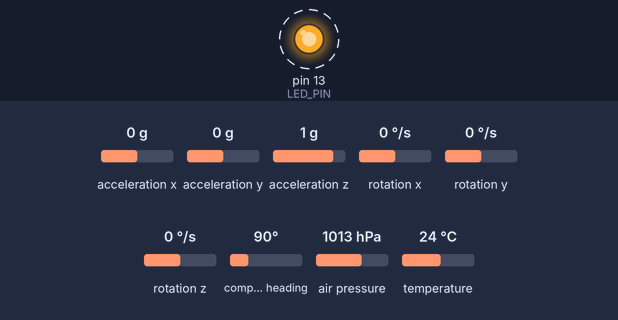
A sketch run on a simulated Arduino Uno, built with avr-gcc and run on an emulated ATmega328P. Parts: output pins drawn as LEDs (lit = HIGH). Wiring (inferred from the names in the program): QMC5883L compass at I2C address 0x0D. Dashed ring = blinking. The test bench sets the inputs (shaded band); at power-on: compass heading 90°, acceleration x 0 g, acceleration y 0 g, acceleration z 1 g, rotation x 0 °/s, rotation y 0 °/s, rotation z 0 °/s, air pressure 1013 hPa, temperature 24 °C. What the sketch prints to the serial monitor is not drawn.

Above: at 1.5 s.
1.6 s: compass heading set to 7°
5.5 s: compass heading set to 180°
9.9 s: acceleration x set to -1.4 g
Timing chart, 0 to 20.3 s (numbered marks = the images above; inputs shaded):
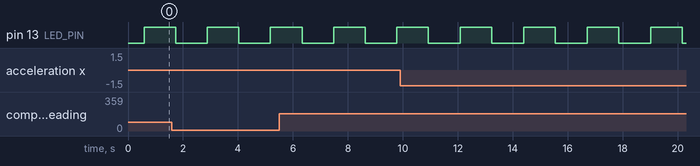

Measured:
- by itself, pin 13 (LED_PIN): alternates HIGH for 1.2 s and LOW for 1.2 s

The sketch:

GY85_IMU_Module.ino
```cpp
/*
  Modified on Mar 16, 2021
  Modified by MehranMaleki from Arduino Examples
  https://electro
  peak.com/learn/
*/

#include "I2Cdev.h"
#include "QMC5883LCompass.h"
#include "MPU6050.h"
#include <Adafruit_BMP085.h>


MPU6050 accelgyro;
Adafruit_BMP085 bmp;
QMC5883LCompass Compass;


int16_t ax, ay, az;
int16_t gx, gy, gz;
int16_t mx, my, mz;

#define LED_PIN 13
bool blinkState = false;

void setup() {
  Serial.begin(9600);
  Wire.begin();

  // initialize devices
  Serial.println("Initializing I2C devices...");

  // initialize bmp085
  if (!bmp.begin()) {
    Serial.println("Could not find a valid BMP085 sensor, check wiring!");
    while (1) {}
  }

  // initialize mpu6050
  accelgyro.reset();
  delay (100);
  accelgyro.resetAccelerometerPath();
  accelgyro.resetGyroscopePath();
  accelgyro.resetTemperaturePath();
  delay(100);
  accelgyro.setI2CMasterModeEnabled(false);
  accelgyro.setI2CBypassEnabled(true); // set bypass mode for gateway to hmc5883L
  accelgyro.initialize();
  Serial.println(accelgyro.testConnection() ? "MPU6050 connection successful" : "MPU6050 connection failed");

  // Init compass QMC5883L
  Compass.init();

  //Checking IIC address
  int nDevices = 0;
    for (byte address = 1; address < 127; ++address) {
    // The i2c_scanner uses the return value of
    // the Wire.endTransmission to see if
    // a device did acknowledge to the address.
    Wire.beginTransmission(address);
    byte error = Wire.endTransmission();

    if (error == 0) {
      Serial.print("I2C device found at address 0x");
      if (address < 16) {
        Serial.print("0");
      }
      Serial.print(address, HEX);
      Serial.println("  !");

      ++nDevices;
    } else if (error == 4) {
      Serial.print("Unknown error at address 0x");
      if (address < 16) {
        Serial.print("0");
      }
      Serial.println(address, HEX);
    }
  }
  if (nDevices == 0) {
    Serial.println("No I2C devices found\n");
  } else {
    Serial.println("done\n");
  }
  Serial.println("-----------------------------------------------");
  Serial.println();


  // configure Arduino LED for checking activity
  pinMode(LED_PIN, OUTPUT);
}

void loop() {
  Serial.print("Temperature = ");
  Serial.print(bmp.readTemperature());
  Serial.println(" *C");

  Serial.print("Pressure = ");
  Serial.print(bmp.readPressure());
  Serial.println(" Pa");

  // Calculate altitude assuming 'standard' barometric
  // pressure of 1013.25 millibar = 101325 Pascal
  Serial.print("Altitude = ");
  Serial.print(bmp.readAltitude());
  Serial.println(" meters");
  Serial.print("Pressure at sealevel (calculated) = ");
  Serial.print(bmp.readSealevelPressure());
  Serial.println(" Pa");
  Serial.print("Real altitude = ");
  Serial.print(bmp.readAltitude(101500));
  Serial.println(" meters");


  // read raw accel/gyro measurements from device
  accelgyro.getMotion6(&ax, &ay, &az, &gx, &gy, &gz);

  // display tab-separated accel/gyro x/y/z values
  Serial.print("a/g:\t");
  Serial.print(ax); Serial.print("\t");
  Serial.print(ay); Serial.print("\t");
  Serial.print(az); Serial.print("\t");
  Serial.print(gx); Serial.print("\t");
  Serial.print(gy); Serial.print("\t");
  Serial.println(gz);

  //Get compass
  Compass.read();
  byte AzimuthAngle = Compass.getAzimuth();
  char direction_array[3];
  Compass.getDirection(direction_array, AzimuthAngle);

  Serial.print("X: \t");
  Serial.print(direction_array[0]);
  Serial.print("  ");
  Serial.print("Y: \t");
  Serial.print(direction_array[1]);
  Serial.print("  ");
  Serial.print("Z: \t");
  Serial.print(direction_array[2]);
  Serial.print("AzimuthAngle: \t");
  Serial.print(AzimuthAngle);

  Serial.println();


  // blink LED to indicate activity
  blinkState = !blinkState;
  digitalWrite(LED_PIN, blinkState);

  delay(1000);
}
```

QMC5883LCompass.cpp
```cpp
// (licence header left out)
#include "Arduino.h"
#include "QMC5883LCompass.h"
#include <Wire.h>

QMC5883LCompass::QMC5883LCompass() {
}


/**
	INIT
	Initialize Chip - This needs to be called in the sketch setup() function.

	@since v0.1;
**/
void QMC5883LCompass::init(){
	Wire.begin();
	_writeReg(0x0B,0x01); //SET RESET period register
	setMode(0x01,0x0C,0x10,0X00);
}


/**
	SET ADDRESS
	Set the I2C Address of the chip. This needs to be called in the sketch setup() function.

	@since v0.1;
**/
// Set I2C Address if different then default.
void QMC5883LCompass::setADDR(byte b){
	_ADDR = b;
}


/**
	REGISTER
	Write the register to the chip.

	@since v0.1;
**/
// Write register values to chip
void QMC5883LCompass::_writeReg(byte r, byte v){
	Wire.beginTransmission(_ADDR);
	Wire.write(r);
	Wire.write(v);
	Wire.endTransmission();
}


/**
	CHIP MODE
	Set the chip mode.

	@since v0.1;
**/
// Set chip mode
void QMC5883LCompass::setMode(byte mode, byte odr, byte rng, byte osr){
	_writeReg(0x09,mode|odr|rng|osr);
}


/**
 * Define the magnetic declination for accurate degrees.
 * https://www.magnetic-declination.com/
 *
 * @example
 * For: Londrina, PR, Brazil at date 2022-12-05
 * The magnetic declination is: -19º 43'
 *
 * then: setMagneticDeclination(-19, 43);
 */
void QMC5883LCompass::setMagneticDeclination(int degrees, uint8_t minutes) {
	_magneticDeclinationDegrees = degrees + minutes / 60;
}


/**
	RESET
	Reset the chip.

	@since v0.1;
**/
// Reset the chip
void QMC5883LCompass::setReset(){
	_writeReg(0x0A,0x80);
}

// 1 = Basic 2 = Advanced
void QMC5883LCompass::setSmoothing(byte steps, bool adv){
	_smoothUse = true;
	_smoothSteps = ( steps > 10) ? 10 : steps;
	_smoothAdvanced = (adv == true) ? true : false;
}

void QMC5883LCompass::calibrate() {
	clearCalibration();
	long calibrationData[3][2] = {{65000, -65000}, {65000, -65000}, {65000, -65000}};
  	long	x = calibrationData[0][0] = calibrationData[0][1] = getX();
  	long	y = calibrationData[1][0] = calibrationData[1][1] = getY();
  	long	z = calibrationData[2][0] = calibrationData[2][1] = getZ();

	unsigned long startTime = millis();

	while((millis() - startTime) < 10000) {
		read();

  		x = getX();
  		y = getY();
  		z = getZ();

		if(x < calibrationData[0][0]) {
			calibrationData[0][0] = x;
		}
		if(x > calibrationData[0][1]) {
			calibrationData[0][1] = x;
		}

		if(y < calibrationData[1][0]) {
			calibrationData[1][0] = y;
		}
		if(y > calibrationData[1][1]) {
			calibrationData[1][1] = y;
		}

		if(z < calibrationData[2][0]) {
			calibrationData[2][0] = z;
		}
		if(z > calibrationData[2][1]) {
			calibrationData[2][1] = z;
		}
	}

	setCalibration(
		calibrationData[0][0],
		calibrationData[0][1],
		calibrationData[1][0],
		calibrationData[1][1],
		calibrationData[2][0],
		calibrationData[2][1]
	);
}

/**
    SET CALIBRATION
	Set calibration values for more accurate readings

	@author Claus Näveke - TheNitek [https://github.com/TheNitek]

	@since v1.1.0

	@deprecated Instead of setCalibration, use the calibration offset and scale methods.
**/
void QMC5883LCompass::setCalibration(int x_min, int x_max, int y_min, int y_max, int z_min, int z_max){
	setCalibrationOffsets(
		(x_min + x_max)/2,
		(y_min + y_max)/2,
		(z_min + z_max)/2
	);

	float x_avg_delta = (x_max - x_min)/2;
	float y_avg_delta = (y_max - y_min)/2;
	float z_avg_delta = (z_max - z_min)/2;

	float avg_delta = (x_avg_delta + y_avg_delta + z_avg_delta) / 3;

	setCalibrationScales(
		avg_delta / x_avg_delta,
		avg_delta / y_avg_delta,
		avg_delta / z_avg_delta
	);
}

void QMC5883LCompass::setCalibrationOffsets(float x_offset, float y_offset, float z_offset) {
	_offset[0] = x_offset;
	_offset[1] = y_offset;
	_offset[2] = z_offset;
}

void QMC5883LCompass::setCalibrationScales(float x_scale, float y_scale, float z_scale) {
	_scale[0] = x_scale;
	_scale[1] = y_scale;
	_scale[2] = z_scale;
}

float QMC5883LCompass::getCalibrationOffset(uint8_t index) {
	return _offset[index];
}

float QMC5883LCompass::getCalibrationScale(uint8_t index) {
	return _scale[index];
}

void QMC5883LCompass::clearCalibration(){
	setCalibrationOffsets(0., 0., 0.);
	setCalibrationScales(1., 1., 1.);
}

/**
	READ
	Read the XYZ axis and save the values in an array.

	@since v0.1;
**/
void QMC5883LCompass::read(){
	Wire.beginTransmission(_ADDR);
	Wire.write(0x00);
	int err = Wire.endTransmission();
	if (!err) {
		Wire.requestFrom(_ADDR, (byte)6);
		_vRaw[0] = (int)(int16_t)(Wire.read() | Wire.read() << 8);
		_vRaw[1] = (int)(int16_t)(Wire.read() | Wire.read() << 8);
		_vRaw[2] = (int)(int16_t)(Wire.read() | Wire.read() << 8);

		_applyCalibration();

		if ( _smoothUse ) {
			_smoothing();
		}

		//byte overflow = Wire.read() & 0x02;
		//return overflow << 2;
	}
}

/**
    APPLY CALIBRATION
	This function uses the calibration data provided via @see setCalibration() to calculate more
	accurate readings

	@author Claus Näveke - TheNitek [https://github.com/TheNitek]

	Based on this awesome article:
	https://appelsiini.net/2018/calibrate-magnetometer/

	@since v1.1.0

**/
void QMC5883LCompass::_applyCalibration(){
	_vCalibrated[0] = (_vRaw[0] - _offset[0]) * _scale[0];
	_vCalibrated[1] = (_vRaw[1] - _offset[1]) * _scale[1];
	_vCalibrated[2] = (_vRaw[2] - _offset[2]) * _scale[2];
}


/**
	SMOOTH OUTPUT
	This function smooths the output for the XYZ axis. Depending on the options set in
	@see setSmoothing(), we can run multiple methods of smoothing the sensor readings.

	First we store (n) samples of sensor readings for each axis and store them in a rolling array.
	As each new sensor reading comes in we replace it with a new reading. Then we average the total
	of all (n) readings.

	Advanced Smoothing
	If you turn advanced smoothing on, we will select the min and max values from our array
	of (n) samples. We then subtract both the min and max from the total and average the total of all
	(n - 2) readings.

	NOTE: This function does several calculations and can cause your sketch to run slower.

	@since v0.3;
**/
void QMC5883LCompass::_smoothing(){
	byte max = 0;
	byte min = 0;

	if ( _vScan > _smoothSteps - 1 ) { _vScan = 0; }

	for ( int i = 0; i < 3; i++ ) {
		if ( _vTotals[i] != 0 ) {
			_vTotals[i] = _vTotals[i] - _vHistory[_vScan][i];
		}
		_vHistory[_vScan][i] = _vCalibrated[i];
		_vTotals[i] = _vTotals[i] + _vHistory[_vScan][i];

		if ( _smoothAdvanced ) {
			max = 0;
			for (int j = 0; j < _smoothSteps - 1; j++) {
				max = ( _vHistory[j][i] > _vHistory[max][i] ) ? j : max;
			}

			min = 0;
			for (int k = 0; k < _smoothSteps - 1; k++) {
				min = ( _vHistory[k][i] < _vHistory[min][i] ) ? k : min;
			}

			_vSmooth[i] = ( _vTotals[i] - (_vHistory[max][i] + _vHistory[min][i]) ) / (_smoothSteps - 2);
		} else {
			_vSmooth[i] = _vTotals[i]  / _smoothSteps;
		}
	}

	_vScan++;
}


/**
	GET X AXIS
	Read the X axis

	@since v0.1;
	@return int x axis
**/
int QMC5883LCompass::getX(){
	return _get(0);
}


/**
	GET Y AXIS
	Read the Y axis

	@since v0.1;
	@return int y axis
**/
int QMC5883LCompass::getY(){
	return _get(1);
}


/**
	GET Z AXIS
	Read the Z axis

	@since v0.1;
	@return int z axis
**/
int QMC5883LCompass::getZ(){
	return _get(2);
}

/**
	GET SENSOR AXIS READING
	Get the smoothed, calibration, or raw data from a given sensor axis

	@since v1.1.0
	@return int sensor axis value
**/
int QMC5883LCompass::_get(int i){
	if ( _smoothUse )
		return _vSmooth[i];

	return _vCalibrated[i];
}


/**
	GET AZIMUTH
	Calculate the azimuth (in degrees);
	Correct the value with magnetic declination if defined.

	@since v0.1;
	@return int azimuth
**/
int QMC5883LCompass::getAzimuth(){
	float heading = atan2( getY(), getX() ) * 180.0 / PI;
	heading += _magneticDeclinationDegrees;
	return (int)heading % 360;
}


/**
	GET BEARING
	Divide the 360 degree circle into 16 equal parts and then return the a value of 0-15
	based on where the azimuth is currently pointing.


	@since v1.2.1 - function takes into account negative azimuth values. Credit: https://github.com/prospark
	@since v1.0.1 - function now requires azimuth parameter.
	@since v0.2.0 - initial creation

	@return byte direction of bearing
*/
byte QMC5883LCompass::getBearing(int azimuth){
	unsigned long a = ( azimuth > -0.5 ) ? azimuth / 22.5 : (azimuth+360)/22.5;
	unsigned long r = a - (int)a;
	byte sexdec = 0;
	sexdec = ( r >= .5 ) ? ceil(a) : floor(a);
	return sexdec;
}


/**
	This will take the location of the azimuth as calculated in getBearing() and then
	produce an array of chars as a text representation of the direction.

	NOTE: This function does not return anything since it is not possible to return an array.
	Values must be passed by reference back to your sketch.

	Example:

	( if direction is in 1 / NNE)

	char myArray[3];
	compass.getDirection(myArray, azimuth);

	Serial.print(myArray[0]); // N
	Serial.print(myArray[1]); // N
	Serial.print(myArray[2]); // E


	@see getBearing();

	@since v1.0.1 - function now requires azimuth parameter.
	@since v0.2.0 - initial creation
*/
void QMC5883LCompass::getDirection(char* myArray, int azimuth){
	int d = getBearing(azimuth);
	myArray[0] = _bearings[d][0];
	myArray[1] = _bearings[d][1];
	myArray[2] = _bearings[d][2];
}
```

QMC5883LCompass.h
```cpp
#ifndef QMC5883L_Compass
#define QMC5883L_Compass

#include "Arduino.h"
#include "Wire.h"


class QMC5883LCompass{

  public:
    QMC5883LCompass();
	void init();
    void setADDR(byte b);
    void setMode(byte mode, byte odr, byte rng, byte osr);
	void setMagneticDeclination(int degrees, uint8_t minutes);
	void setSmoothing(byte steps, bool adv);
	void calibrate();
	void setCalibration(int x_min, int x_max, int y_min, int y_max, int z_min, int z_max);
	void setCalibrationOffsets(float x_offset, float y_offset, float z_offset);
	void setCalibrationScales(float x_scale, float y_scale, float z_scale);
    float getCalibrationOffset(uint8_t index);
	float getCalibrationScale(uint8_t index);
	void clearCalibration();
	void setReset();
    void read();
	int getX();
	int getY();
	int getZ();
	int getAzimuth();
	byte getBearing(int azimuth);
	void getDirection(char* myArray, int azimuth);

  private:
    void _writeReg(byte reg,byte val);
	int _get(int index);
	float _magneticDeclinationDegrees = 0;
	bool _smoothUse = false;
	byte _smoothSteps = 5;
	bool _smoothAdvanced = false;
    byte _ADDR = 0x0D;
	int _vRaw[3] = {0,0,0};
	int _vHistory[10][3];
	int _vScan = 0;
	long _vTotals[3] = {0,0,0};
	int _vSmooth[3] = {0,0,0};
	void _smoothing();
	float _offset[3] = {0.,0.,0.};
	float _scale[3] = {1.,1.,1.};
	int _vCalibrated[3];
	void _applyCalibration();
	const char _bearings[16][3] =  {
		{' ', ' ', 'N'},
		{'N', 'N', 'E'},
		{' ', 'N', 'E'},
		{'E', 'N', 'E'},
		{' ', ' ', 'E'},
		{'E', 'S', 'E'},
		{' ', 'S', 'E'},
		{'S', 'S', 'E'},
		{' ', ' ', 'S'},
		{'S', 'S', 'W'},
		{' ', 'S', 'W'},
		{'W', 'S', 'W'},
		{' ', ' ', 'W'},
		{'W', 'N', 'W'},
		{' ', 'N', 'W'},
		{'N', 'N', 'W'},
	};


};

#endif
```
